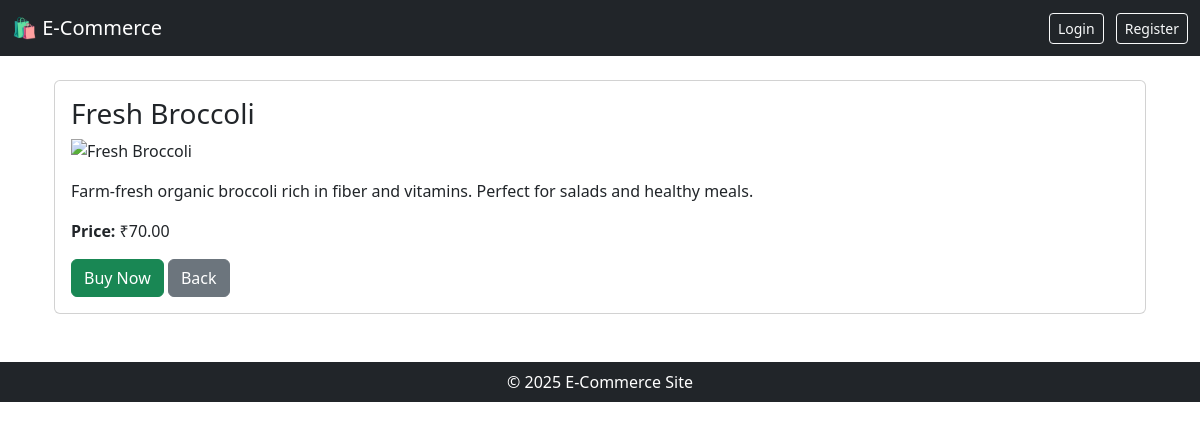
Screenshot of /3/ with the database file from the repository.
### products/models.py (models this page shows, shortened)
class Product(models.Model):
    name = models.CharField(max_length=200)
    slug = models.SlugField(unique=True, blank=True)
    category = models.CharField(max_length=100, blank=True)
    price = models.DecimalField(max_digits=10, decimal_places=2)
    stock = models.PositiveIntegerField(default=0)
    description = models.TextField(blank=True)
    image = models.URLField(blank=True)
    created_at = models.DateTimeField(auto_now_add=True)
    is_deleted = models.BooleanField(default=False)

### products/views.py (the view)
# urls.py: path('<int:product_id>/', views.product_detail, name='product_detail'),
def product_detail(request, product_id):
    product = get_object_or_404(Product, id=product_id)
    return render(request, "products/product_detail.html", {"product": product})

### templates/products/product_detail.html
{% extends 'base.html' %}
{% block content %}
<div class="container mt-4">
    <div class="card">
        <div class="card-body">
            <h3>{{ product.name }}</h3>
            {% if product.image %}
            <img src="{{ product.image.url }}" class="img-fluid mb-3" alt="{{ product.name }}">
            {% endif %}
            <p>{{ product.description }}</p>
            <p><strong>Price:</strong> ₹{{ product.price }}</p>
            <a href="{% url 'create_order' product.id %}" class="btn btn-success">Buy Now</a>
            <a href="{% url 'product_list' %}" class="btn btn-secondary">Back</a>
        </div>
    </div>
</div>
{% endblock %}

### rows the page displays
Product: name "Fresh Broccoli", description "Farm-fresh organic broccoli rich in fiber and vitamins. Perfect for salads and healthy meals.", price "70.00"
